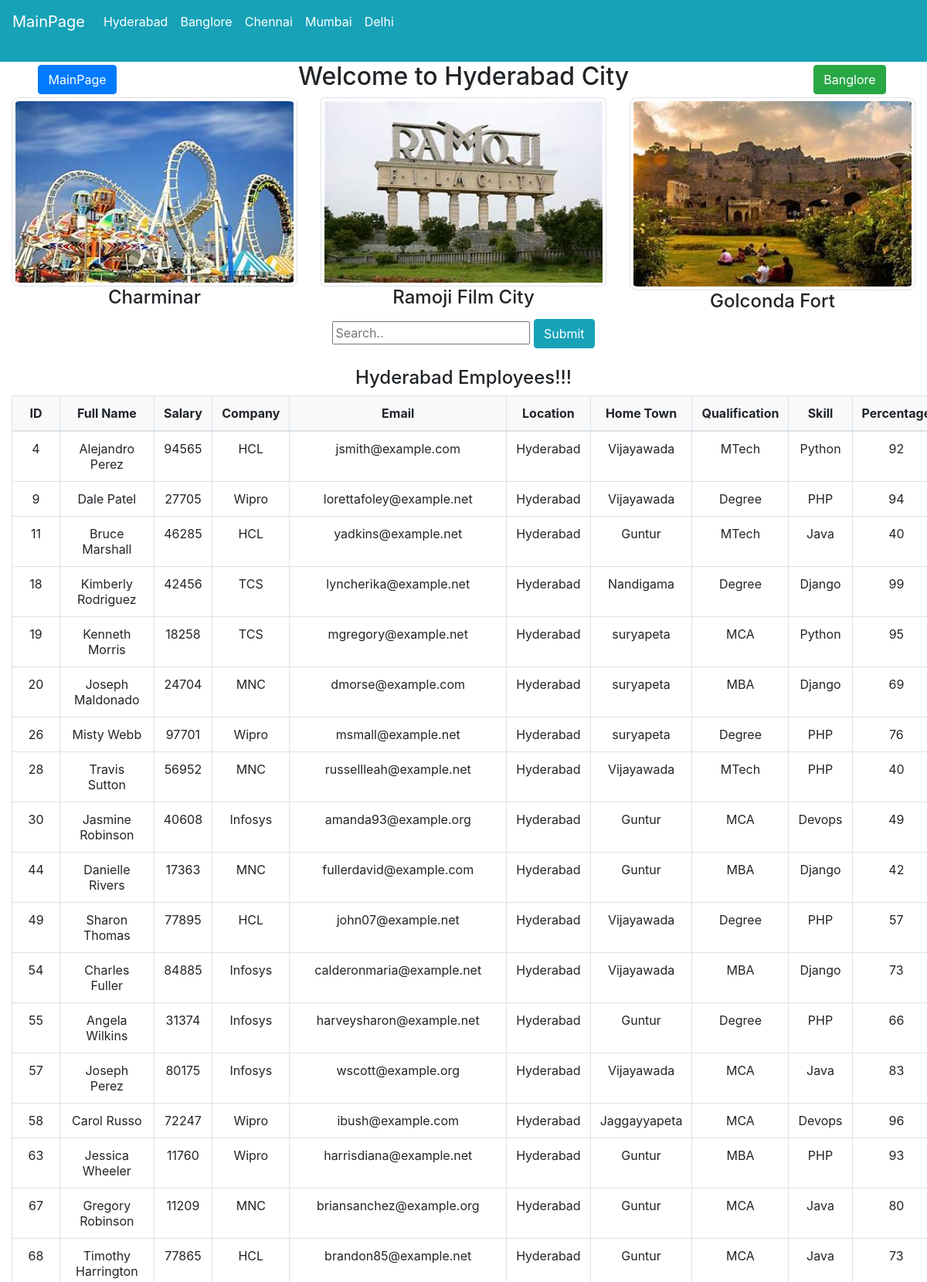
/hyderabad (upper part), run on the app's committed database.
### employeedataapp/models.py (models this page shows)
class EmployeeData(models.Model):
    first_name = models.CharField(max_length=50)
    last_name = models.CharField(max_length=50)
    salary = models.BigIntegerField()
    company = models.CharField(max_length=50)
    email = models.EmailField()
    location = models.CharField(max_length=50)
    home_town = models.CharField(max_length=50)
    qualification = models.CharField(max_length=50)
    skill = models.CharField(max_length=50)
    percentage = models.IntegerField()

### employeedataapp/views.py (the view, shortened to what this page needs)
# urls.py: path('hyderabad',views.hyderabad,name='hyderabad'),
def hyderabad(request):
    if request.method == 'GET':
        data = EmployeeData.objects.filter(location='Hyderabad')
        return render(request, 'hyderabad.html', {'data':data})

### templates/hyderabad.html (shortened to what this page needs)
{% load static %}
<html lang="en" dir="ltr">
  <head>
    {% include 'cdnlines.html' %}
  </head>
  <body>
    {% include 'navbar.html' %}
    <div class="container-fluid text-center">
      <div class="row">
        <div class="col-md-2">
          <a href="{% url 'mainPage' %}" class="btn btn-primary mt-1">MainPage</a>
        </div>
        <div class="col-md-8">
          <h2 class="text-center">Welcome to Hyderabad City</h2>
        </div>
        <div class="col-md-2">
          <a href="{% url "banglore" %}" class="btn btn-success mt-1">Banglore</a>
        </div>
      </div>
    </div>
    <div class="container-fluid">
      <div class="row">
        <div class="col-md-4">
          <img src="{% static 'images/hyd6.jpeg' %}" alt="image"style="border-radius:3%" height="70%" width="100%" class="img-thumbnail">
          <h4 class="text-center">Charminar</h4>
        </div>
        <div class="col-md-4">
          <img src="{% static 'images/hyd1.jpeg' %}" alt="image"style="border-radius:2%" height="40%" width="100%" class="img-thumbnail">
          <h4 class="text-center">Ramoji Film City</h4>
        </div>
        <div class="col-md-4">
          <img src="{% static 'images/hyd2.jpeg' %}" alt="image"style="border-radius:3%" height="60%" width="100%" class="img-thumbnail">
          <h4 class="text-center">Golconda Fort</h4>
        </div>
      </div>
    </div>
    <div class="search-container text-center mb-4">
      <form method="POST">
        <input type="text"  placeholder="Search.." name="company">
        <input type="submit" value="Submit" class="btn btn-info">
      </form>
    </div>
    <main>
        <div class="container-fluid">
            <div class="row">
                <div class="col-md-12 ">
                    <h4 class="text-center">Hyderabad Employees!!!</h4>
                    {% if data %}
                        <table class="table table-bordered text-center">
                            <thead class="bg-light">
                                <tr>
                                    <th>ID</th>
                                    <th>Full Name</th>
                                    <th>Salary</th>
                                    <th>Company</th>
                                    <th>Email</th>
                                    <th>Location</th>
                                    <th>Home Town</th>
                                    <th>Qualification</th>
                                    <th>Skill</th>
                                    <th>Percentage</th>
                                </tr>
                            </thead>
                            <tbody>
                                {% for i in data %}
                                <tr>
                                    <td>{{ i.id }}</td>
                                    <td>{{ i.first_name }} {{ i.last_name }}</td>
                                    <td>{{ i.salary }}</td>
                                    <td>{{ i.company }}</td>
                                    <td>{{ i.email }}</td>
                                    <td>{{ i.location }}</td>
                                    <td>{{ i.home_town }}</td>
                                    <td>{{ i.qualification }}</td>
                                    <td>{{ i.skill }}</td>
                                    <td>{{ i.percentage }}</td>
                                </tr>
                                {% endfor %}
                            </tbody>
                        </table>
                    {% else %}
                        <h2 class="text-center">No Data Available Here!!!</h2>
                    {% endif %}
                </div>
            </div>
        </div>
    </main>
  </body>
</html>

### templates/cdnlines.html (shortened to what this page needs)
<link rel="stylesheet" href="https://cdn.jsdelivr.net/npm/bootstrap@4.6.2/dist/css/bootstrap.min.css">

### templates/navbar.html (shortened to what this page needs)
<nav class="navbar navbar-expand-lg navbar-light bg-info">
<div class="collapse navbar-collapse" id="navbarNav">
<ul class="navbar-nav">
  <li class = "nav-item active">
    <a class="navbar-brand text-white" href="{% url 'mainPage' %}">MainPage</a>
    </li>
  <li class="nav-item active">
    <a class="nav-link Home text-white" href="{% url 'hyderabad' %}">Hyderabad</a>
  </li>
  <li class="nav-item">
    <a class="nav-link Contact text-white" href="{% url 'banglore' %}">Banglore</a>
</li>
<li class="nav-item">
  <a class="nav-link Services text-white" href="{% url 'chennai' %}">Chennai</a>
</li>
<li class="nav-item">
<a class="nav-link Feedback text-white" href="{% url 'mumbai' %}">Mumbai</a>
</li>
<li class="nav-item">
<a class="nav-link Gallery text-white" href="{% url 'delhi' %}">Delhi</a><br>
</li>
</ul>
</div>
</nav>

### data on the page
EmployeeData: id "4", first_name "Alejandro", last_name "Perez", salary "94565", company "HCL", email "jsmith@example.com", location "Hyderabad", home_town "Vijayawada", qualification "MTech", skill "Python", percentage "92"
EmployeeData: id "9", first_name "Dale", last_name "Patel", salary "27705", company "Wipro", email "lorettafoley@example.net", location "Hyderabad", home_town "Vijayawada", qualification "Degree", skill "PHP", percentage "94"
EmployeeData: id "11", first_name "Bruce", last_name "Marshall", salary "46285", company "HCL", email "yadkins@example.net", location "Hyderabad", home_town "Guntur", qualification "MTech", skill "Java", percentage "40"
EmployeeData: id "18", first_name "Kimberly", last_name "Rodriguez", salary "42456", company "TCS", email "lyncherika@example.net", location "Hyderabad", home_town "Nandigama", qualification "Degree", skill "Django", percentage "99"
EmployeeData: id "19", first_name "Kenneth", last_name "Morris", salary "18258", company "TCS", email "mgregory@example.net", location "Hyderabad", home_town "suryapeta", qualification "MCA", skill "Python", percentage "95"
EmployeeData: id "20", first_name "Joseph", last_name "Maldonado", salary "24704", company "MNC", email "dmorse@example.com", location "Hyderabad", home_town "suryapeta", qualification "MBA", skill "Django", percentage "69"
EmployeeData: id "26", first_name "Misty", last_name "Webb", salary "97701", company "Wipro", email "msmall@example.net", location "Hyderabad", home_town "suryapeta", qualification "Degree", skill "PHP", percentage "76"
EmployeeData: id "28", first_name "Travis", last_name "Sutton", salary "56952", company "MNC", email "russellleah@example.net", location "Hyderabad", home_town "Vijayawada", qualification "MTech", skill "PHP", percentage "40"
EmployeeData: id "30", first_name "Jasmine", last_name "Robinson", salary "40608", company "Infosys", email "amanda93@example.org", location "Hyderabad", home_town "Guntur", qualification "MCA", skill "Devops", percentage "49"
EmployeeData: id "44", first_name "Danielle", last_name "Rivers", salary "17363", company "MNC", email "fullerdavid@example.com", location "Hyderabad", home_town "Guntur", qualification "MBA", skill "Django", percentage "42"
EmployeeData: id "49", first_name "Sharon", last_name "Thomas", salary "77895", company "HCL", email "john07@example.net", location "Hyderabad", home_town "Vijayawada", qualification "Degree", skill "PHP", percentage "57"
EmployeeData: id "54", first_name "Charles", last_name "Fuller", salary "84885", company "Infosys", email "calderonmaria@example.net", location "Hyderabad", home_town "Vijayawada", qualification "MBA", skill "Django", percentage "73"
EmployeeData: id "55", first_name "Angela", last_name "Wilkins", salary "31374", company "Infosys", email "harveysharon@example.net", location "Hyderabad", home_town "Guntur", qualification "Degree", skill "PHP", percentage "66"
EmployeeData: id "57", first_name "Joseph", last_name "Perez", salary "80175", company "Infosys", email "wscott@example.org", location "Hyderabad", home_town "Vijayawada", qualification "MCA", skill "Java", percentage "83"
EmployeeData: id "58", first_name "Carol", last_name "Russo", salary "72247", company "Wipro", email "ibush@example.com", location "Hyderabad", home_town "Jaggayyapeta", qualification "MCA", skill "Devops", percentage "96"
EmployeeData: id "63", first_name "Jessica", last_name "Wheeler", salary "11760", company "Wipro", email "harrisdiana@example.net", location "Hyderabad", home_town "Guntur", qualification "MBA", skill "PHP", percentage "93"
EmployeeData: id "67", first_name "Gregory", last_name "Robinson", salary "11209", company "MNC", email "briansanchez@example.org", location "Hyderabad", home_town "Guntur", qualification "MCA", skill "Java", percentage "80"
EmployeeData: id "68", first_name "Timothy", last_name "Harrington", salary "77865", company "HCL", email "brandon85@example.net", location "Hyderabad", home_town "Guntur", qualification "MCA", skill "Java", percentage "73"
